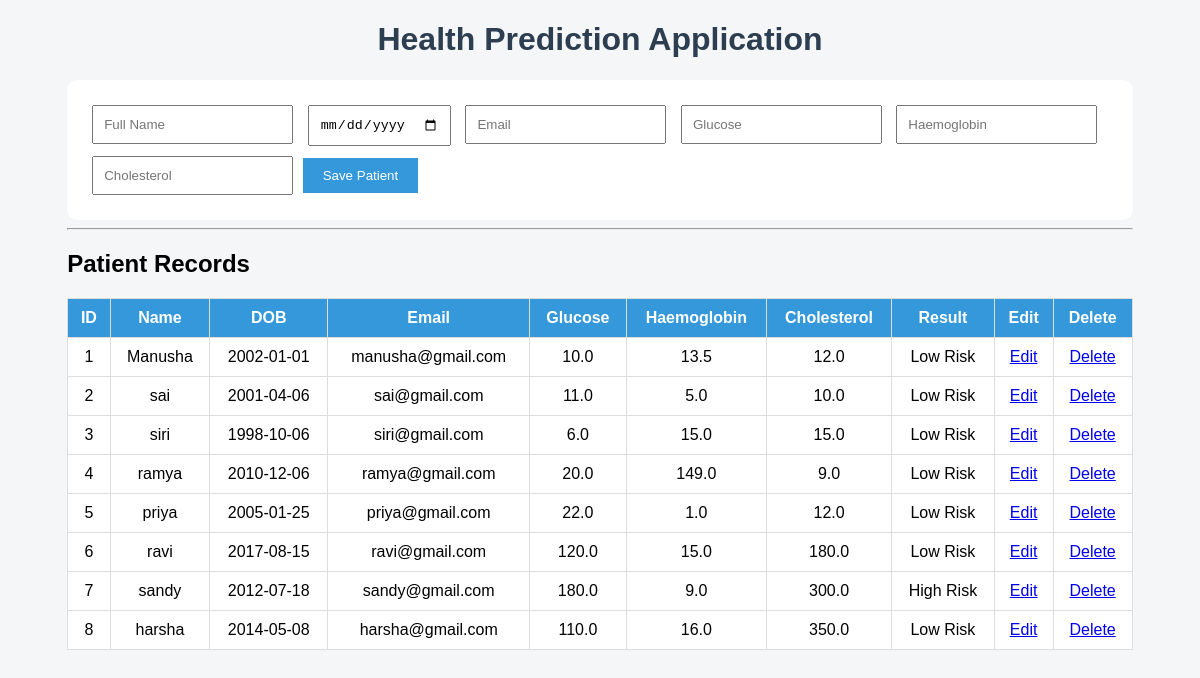
The app's page /, older data.
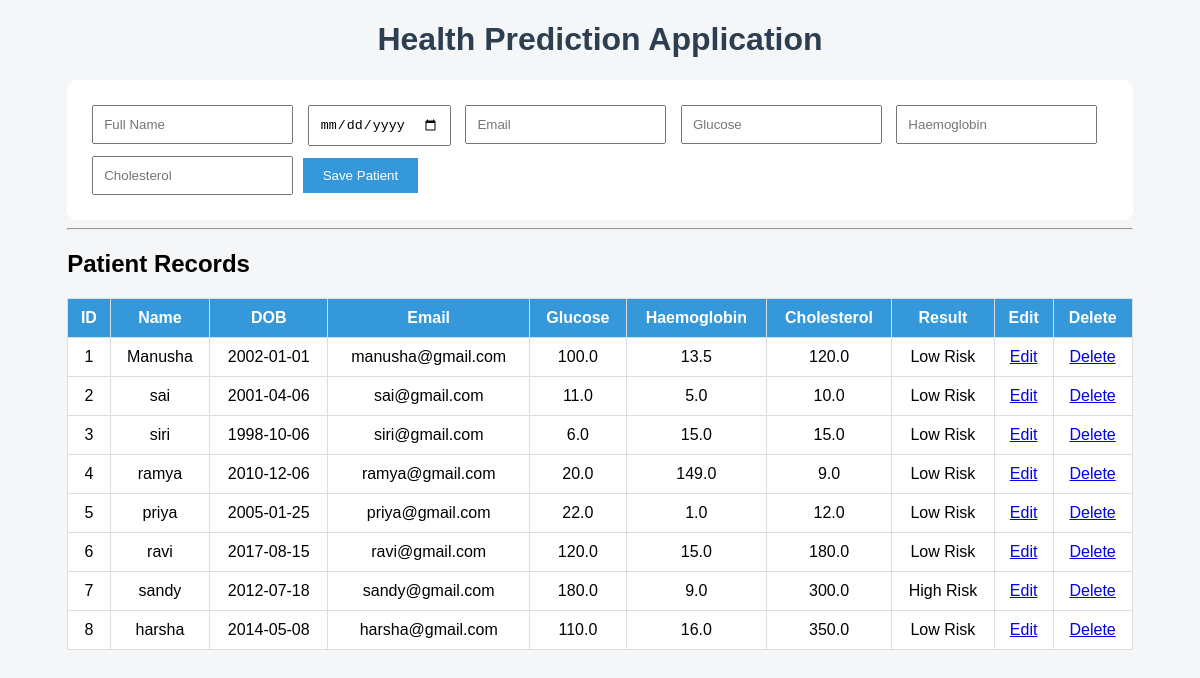
The same page, newer data.
### tables this page shows
CREATE TABLE patients(
    patient_id INTEGER PRIMARY KEY AUTOINCREMENT,
    full_name TEXT,
    dob TEXT,
    email TEXT,
    glucose REAL,
    haemoglobin REAL,
    cholesterol REAL,
    remarks TEXT
);

### api.py (the view)
@app.route("/")
def index():
    conn = sqlite3.connect("health.db")
    cursor = conn.cursor()
    cursor.execute("SELECT * FROM patients")
    patients = cursor.fetchall()
    conn.close()
    return render_template(
        "index.html",
        patients=patients
    )

### templates/index.html (shortened to what this page needs)
<!DOCTYPE html>
<html>
<head>
    <link rel="stylesheet"
          href="{{ url_for('static', filename='style.css') }}">
</head>
<body>
<div class="container">
<h1>Health Prediction Application</h1>
<form action="/add" method="POST">
<input type="text"
       name="full_name"
       placeholder="Full Name"
       required>
<input type="date"
       name="dob"
       required>
<input type="email"
       name="email"
       placeholder="Email"
       required>
<input type="number"
       name="glucose"
       placeholder="Glucose"
       required>
<input type="number"
       step="0.1"
       name="haemoglobin"
       placeholder="Haemoglobin"
       required>
<input type="number"
       name="cholesterol"
       placeholder="Cholesterol"
       required>
<button type="submit">
Save Patient
</button>
</form>
<hr>
<h2>Patient Records</h2>
<table>
<tr>
<th>ID</th>
<th>Name</th>
<th>DOB</th>
<th>Email</th>
<th>Glucose</th>
<th>Haemoglobin</th>
<th>Cholesterol</th>
<th>Result</th>
<th>Edit</th>
<th>Delete</th>
</tr>
{% for patient in patients %}
<tr>
<td>{{ patient[0] }}</td>
<td>{{ patient[1] }}</td>
<td>{{ patient[2] }}</td>
<td>{{ patient[3] }}</td>
<td>{{ patient[4] }}</td>
<td>{{ patient[5] }}</td>
<td>{{ patient[6] }}</td>
<td>{{ patient[7] }}</td>
<td>
    <a href="/edit/{{ patient[0] }}">
        Edit
    </a>
</td>
<td>
    <a href="/delete/{{ patient[0] }}"
       onclick="return confirm('Delete this patient?')">
        Delete
    </a>
</td>
</tr>
{% endfor %}
</table>
</div>
</body>
</html>

Row changes from the older to the newer data that the page shows:
changed patients "Manusha": glucose "10.0" → "100.0"; cholesterol "12.0" → "120.0"
